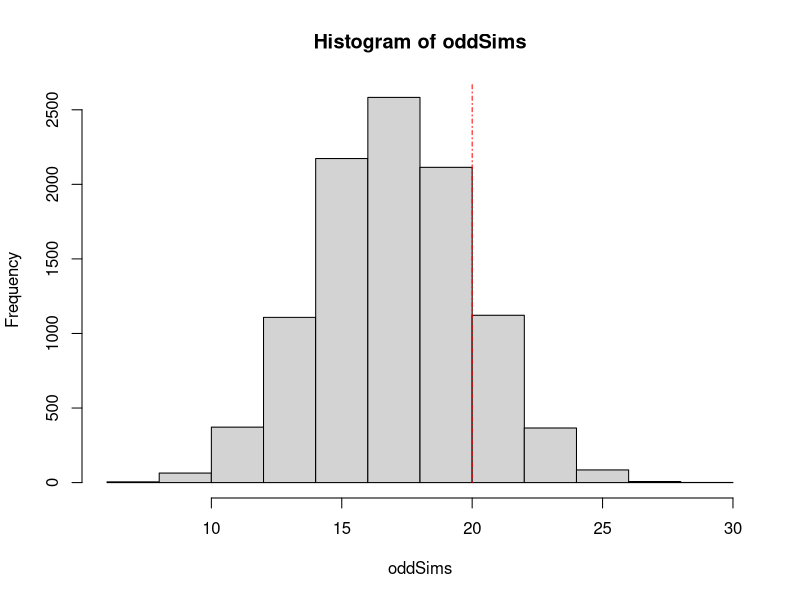

Recreate this plot in R.
## ---- chunk 1
# enter the data:
odd = 20
even = 15
proportionOdd = odd/(odd+even)
proportionOdd
## ---- chunk 2
oddSims =  rbinom(10000,35,.5) 
hist(oddSims)
lines(c(odd,odd), c(0,10^9), lty = 4, col = "red")
mean(oddSims >= odd)  
## ---- chunk 3
mean(oddSims >= 20)  + mean(oddSims <= 15)  
## ---- chunk 4

